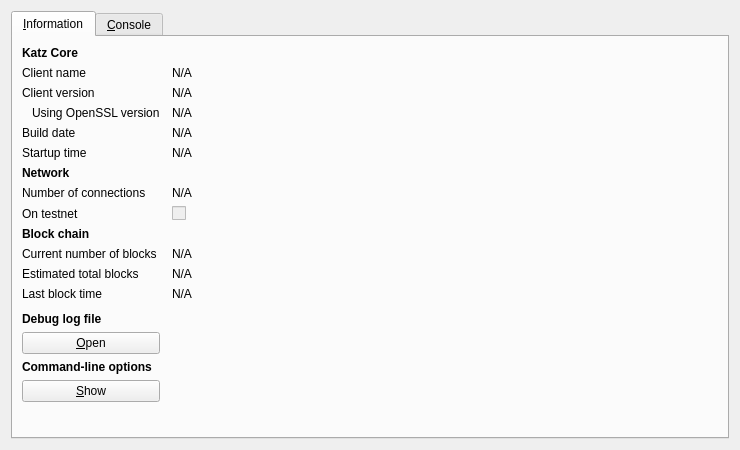
<?xml version="1.0" encoding="UTF-8"?>
<ui version="4.0">
 <class>RPCConsole</class>
 <widget class="QDialog" name="RPCConsole">
  <property name="geometry">
   <rect>
    <x>0</x>
    <y>0</y>
    <width>740</width>
    <height>450</height>
   </rect>
  </property>
  <property name="windowTitle">
   <string>Katz - Debug window</string>
  </property>
  <layout class="QVBoxLayout" name="verticalLayout_2">
   <item>
    <widget class="QTabWidget" name="tabWidget">
     <property name="currentIndex">
      <number>0</number>
     </property>
     <widget class="QWidget" name="tab_info">
      <attribute name="title">
       <string>&amp;Information</string>
      </attribute>
      <layout class="QGridLayout" name="gridLayout" columnstretch="0,1">
       <property name="horizontalSpacing">
        <number>12</number>
       </property>
       <item row="0" column="0">
        <widget class="QLabel" name="label_9">
         <property name="font">
          <font>
           <weight>75</weight>
           <bold>true</bold>
          </font>
         </property>
         <property name="text">
          <string>Katz Core</string>
         </property>
        </widget>
       </item>
       <item row="1" column="0">
        <widget class="QLabel" name="label_5">
         <property name="text">
          <string>Client name</string>
         </property>
        </widget>
       </item>
       <item row="1" column="1">
        <widget class="QLabel" name="clientName">
         <property name="cursor">
          <cursorShape>IBeamCursor</cursorShape>
         </property>
         <property name="text">
          <string>N/A</string>
         </property>
         <property name="textFormat">
          <enum>Qt::PlainText</enum>
         </property>
         <property name="textInteractionFlags">
          <set>Qt::LinksAccessibleByMouse|Qt::TextSelectableByKeyboard|Qt::TextSelectableByMouse</set>
         </property>
        </widget>
       </item>
       <item row="2" column="0">
        <widget class="QLabel" name="label_6">
         <property name="text">
          <string>Client version</string>
         </property>
        </widget>
       </item>
       <item row="2" column="1">
        <widget class="QLabel" name="clientVersion">
         <property name="cursor">
          <cursorShape>IBeamCursor</cursorShape>
         </property>
         <property name="text">
          <string>N/A</string>
         </property>
         <property name="textFormat">
          <enum>Qt::PlainText</enum>
         </property>
         <property name="textInteractionFlags">
          <set>Qt::LinksAccessibleByMouse|Qt::TextSelectableByKeyboard|Qt::TextSelectableByMouse</set>
         </property>
        </widget>
       </item>
       <item row="3" column="0">
        <widget class="QLabel" name="label_14">
         <property name="text">
          <string>Using OpenSSL version</string>
         </property>
         <property name="indent">
          <number>10</number>
         </property>
        </widget>
       </item>
       <item row="3" column="1">
        <widget class="QLabel" name="openSSLVersion">
         <property name="cursor">
          <cursorShape>IBeamCursor</cursorShape>
         </property>
         <property name="text">
          <string>N/A</string>
         </property>
         <property name="textFormat">
          <enum>Qt::PlainText</enum>
         </property>
         <property name="textInteractionFlags">
          <set>Qt::LinksAccessibleByMouse|Qt::TextSelectableByKeyboard|Qt::TextSelectableByMouse</set>
         </property>
        </widget>
       </item>
       <item row="4" column="0">
        <widget class="QLabel" name="label_12">
         <property name="text">
          <string>Build date</string>
         </property>
        </widget>
       </item>
       <item row="4" column="1">
        <widget class="QLabel" name="buildDate">
         <property name="cursor">
          <cursorShape>IBeamCursor</cursorShape>
         </property>
         <property name="text">
          <string>N/A</string>
         </property>
         <property name="textFormat">
          <enum>Qt::PlainText</enum>
         </property>
         <property name="textInteractionFlags">
          <set>Qt::LinksAccessibleByMouse|Qt::TextSelectableByKeyboard|Qt::TextSelectableByMouse</set>
         </property>
        </widget>
       </item>
       <item row="5" column="0">
        <widget class="QLabel" name="label_13">
         <property name="text">
          <string>Startup time</string>
         </property>
        </widget>
       </item>
       <item row="5" column="1">
        <widget class="QLabel" name="startupTime">
         <property name="cursor">
          <cursorShape>IBeamCursor</cursorShape>
         </property>
         <property name="text">
          <string>N/A</string>
         </property>
         <property name="textFormat">
          <enum>Qt::PlainText</enum>
         </property>
         <property name="textInteractionFlags">
          <set>Qt::LinksAccessibleByMouse|Qt::TextSelectableByKeyboard|Qt::TextSelectableByMouse</set>
         </property>
        </widget>
       </item>
       <item row="6" column="0">
        <widget class="QLabel" name="label_11">
         <property name="font">
          <font>
           <weight>75</weight>
           <bold>true</bold>
          </font>
         </property>
         <property name="text">
          <string>Network</string>
         </property>
        </widget>
       </item>
       <item row="7" column="0">
        <widget class="QLabel" name="label_7">
         <property name="text">
          <string>Number of connections</string>
         </property>
        </widget>
       </item>
       <item row="7" column="1">
        <widget class="QLabel" name="numberOfConnections">
         <property name="cursor">
          <cursorShape>IBeamCursor</cursorShape>
         </property>
         <property name="text">
          <string>N/A</string>
         </property>
         <property name="textFormat">
          <enum>Qt::PlainText</enum>
         </property>
         <property name="textInteractionFlags">
          <set>Qt::LinksAccessibleByMouse|Qt::TextSelectableByKeyboard|Qt::TextSelectableByMouse</set>
         </property>
        </widget>
       </item>
       <item row="8" column="0">
        <widget class="QLabel" name="label_8">
         <property name="text">
          <string>On testnet</string>
         </property>
        </widget>
       </item>
       <item row="8" column="1">
        <widget class="QCheckBox" name="isTestNet">
         <property name="enabled">
          <bool>false</bool>
         </property>
         <property name="text">
          <string/>
         </property>
        </widget>
       </item>
       <item row="9" column="0">
        <widget class="QLabel" name="label_10">
         <property name="font">
          <font>
           <weight>75</weight>
           <bold>true</bold>
          </font>
         </property>
         <property name="text">
          <string>Block chain</string>
         </property>
        </widget>
       </item>
       <item row="10" column="0">
        <widget class="QLabel" name="label_3">
         <property name="text">
          <string>Current number of blocks</string>
         </property>
        </widget>
       </item>
       <item row="10" column="1">
        <widget class="QLabel" name="numberOfBlocks">
         <property name="cursor">
          <cursorShape>IBeamCursor</cursorShape>
         </property>
         <property name="text">
          <string>N/A</string>
         </property>
         <property name="textFormat">
          <enum>Qt::PlainText</enum>
         </property>
         <property name="textInteractionFlags">
          <set>Qt::LinksAccessibleByMouse|Qt::TextSelectableByKeyboard|Qt::TextSelectableByMouse</set>
         </property>
        </widget>
       </item>
       <item row="11" column="0">
        <widget class="QLabel" name="label_4">
         <property name="text">
          <string>Estimated total blocks</string>
         </property>
        </widget>
       </item>
       <item row="11" column="1">
        <widget class="QLabel" name="totalBlocks">
         <property name="cursor">
          <cursorShape>IBeamCursor</cursorShape>
         </property>
         <property name="text">
          <string>N/A</string>
         </property>
         <property name="textFormat">
          <enum>Qt::PlainText</enum>
         </property>
         <property name="textInteractionFlags">
          <set>Qt::LinksAccessibleByMouse|Qt::TextSelectableByKeyboard|Qt::TextSelectableByMouse</set>
         </property>
        </widget>
       </item>
       <item row="12" column="0">
        <widget class="QLabel" name="label_2">
         <property name="text">
          <string>Last block time</string>
         </property>
        </widget>
       </item>
       <item row="12" column="1">
        <widget class="QLabel" name="lastBlockTime">
         <property name="cursor">
          <cursorShape>IBeamCursor</cursorShape>
         </property>
         <property name="text">
          <string>N/A</string>
         </property>
         <property name="textFormat">
          <enum>Qt::PlainText</enum>
         </property>
         <property name="textInteractionFlags">
          <set>Qt::LinksAccessibleByMouse|Qt::TextSelectableByKeyboard|Qt::TextSelectableByMouse</set>
         </property>
        </widget>
       </item>
       <item row="13" column="0">
        <spacer name="verticalSpacer_2">
         <property name="orientation">
          <enum>Qt::Vertical</enum>
         </property>
         <property name="sizeHint" stdset="0">
          <size>
           <width>20</width>
           <height>20</height>
          </size>
         </property>
        </spacer>
       </item>
       <item row="14" column="0">
        <widget class="QLabel" name="labelDebugLogfile">
         <property name="font">
          <font>
           <weight>75</weight>
           <bold>true</bold>
          </font>
         </property>
         <property name="text">
          <string>Debug log file</string>
         </property>
        </widget>
       </item>
       <item row="15" column="0">
        <widget class="QPushButton" name="openDebugLogfileButton">
         <property name="toolTip">
          <string>Open the Katz debug log file from the current data directory. This can take a few seconds for large log files.</string>
         </property>
         <property name="text">
          <string>&amp;Open</string>
         </property>
         <property name="autoDefault">
          <bool>false</bool>
         </property>
        </widget>
       </item>
       <item row="16" column="0">
        <widget class="QLabel" name="labelCLOptions">
         <property name="font">
          <font>
           <weight>75</weight>
           <bold>true</bold>
          </font>
         </property>
         <property name="text">
          <string>Command-line options</string>
         </property>
        </widget>
       </item>
       <item row="17" column="0">
        <widget class="QPushButton" name="showCLOptionsButton">
         <property name="toolTip">
          <string>Show the Katz-Qt help message to get a list with possible Katz command-line options.</string>
         </property>
         <property name="text">
          <string>&amp;Show</string>
         </property>
         <property name="autoDefault">
          <bool>false</bool>
         </property>
        </widget>
       </item>
       <item row="18" column="0">
        <spacer name="verticalSpacer">
         <property name="orientation">
          <enum>Qt::Vertical</enum>
         </property>
         <property name="sizeHint" stdset="0">
          <size>
           <width>20</width>
           <height>40</height>
          </size>
         </property>
        </spacer>
       </item>
      </layout>
     </widget>
     <widget class="QWidget" name="tab_console">
      <attribute name="title">
       <string>&amp;Console</string>
      </attribute>
      <layout class="QVBoxLayout" name="verticalLayout_3">
       <property name="spacing">
        <number>3</number>
       </property>
       <item>
        <widget class="QTextEdit" name="messagesWidget">
         <property name="minimumSize">
          <size>
           <width>0</width>
           <height>100</height>
          </size>
         </property>
         <property name="readOnly">
          <bool>true</bool>
         </property>
         <property name="tabKeyNavigation" stdset="0">
          <bool>false</bool>
         </property>
         <property name="columnCount" stdset="0">
          <number>2</number>
         </property>
        </widget>
       </item>
       <item>
        <layout class="QHBoxLayout" name="horizontalLayout">
         <property name="spacing">
          <number>3</number>
         </property>
         <item>
          <widget class="QLabel" name="label">
           <property name="text">
            <string notr="true">&gt;</string>
           </property>
          </widget>
         </item>
         <item>
          <widget class="QLineEdit" name="lineEdit"/>
         </item>
         <item>
          <widget class="QPushButton" name="clearButton">
           <property name="maximumSize">
            <size>
             <width>24</width>
             <height>24</height>
            </size>
           </property>
           <property name="toolTip">
            <string>Clear console</string>
           </property>
           <property name="text">
            <string/>
           </property>
           <property name="icon">
            <iconset resource="../bitcoin.qrc">
             <normaloff>:/icons/remove</normaloff>:/icons/remove</iconset>
           </property>
           <property name="shortcut">
            <string notr="true">Ctrl+L</string>
           </property>
           <property name="autoDefault">
            <bool>false</bool>
           </property>
          </widget>
         </item>
        </layout>
       </item>
      </layout>
     </widget>
    </widget>
   </item>
  </layout>
 </widget>
 <resources>
  <include location="../bitcoin.qrc"/>
 </resources>
 <connections/>
</ui>
